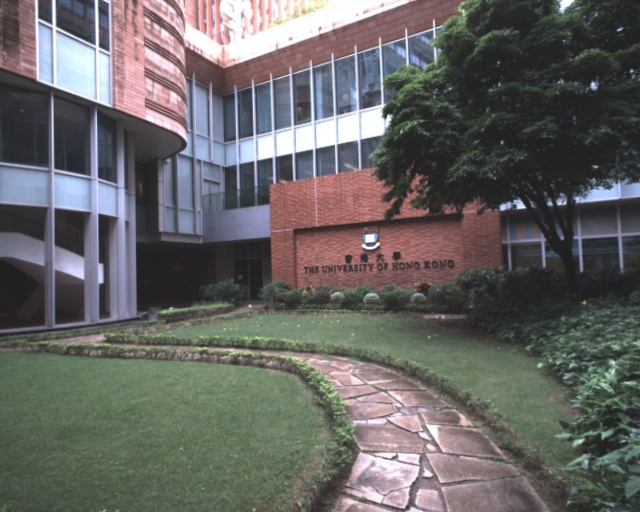
#> input picture data/img.jpg, 640 x 512 px
$ python bsp_tree.py
#> lines starting #> are read from the running program, lines starting #| are printed output that depends on the picture
import cv2
import numpy as np
import math
import os

# [14 lines left out: function intersection, not called in this run]

def is_left(p, l1, l2):
    """Determine if point p is strictly on the 'left' side of line l1->l2."""
    return (l2[0] - l1[0]) * (p[1] - l1[1]) - (l2[1] - l1[1]) * (p[0] - l1[0]) >= 0

# [37 lines left out: function split_polygon, not called in this run]

class BSPTreeNode:
    # [5 lines left out: function __init__, not called in this run]

class BSPTree:
    # [166 lines left out: functions __init__, _build, _should_split, _split_shape, draw, not called in this run]

def test_bsp_workflow():
    normal_path = "data/visual_normal.png"
    depth_path = "data/visual_depth.png"

    color_path = "data/img.jpg"
    if not os.path.exists(color_path):
        color_path = "data/frame.0000.color.jpg"

    if not os.path.exists(normal_path) or not os.path.exists(depth_path) or not os.path.exists(color_path):
        print("Missing required ground truth data logs inside your data folder.")
        return

    print("Executing BSP Tree geometric pipeline mapping...")
    color_img_bgr = cv2.imread(color_path, cv2.IMREAD_COLOR)
#> color_img_bgr is the input picture: shape (512, 640, 3); mean B, G, R 99.1, 101, 102

    # Load Normals
    normal_bgr = cv2.imread(normal_path, cv2.IMREAD_COLOR)
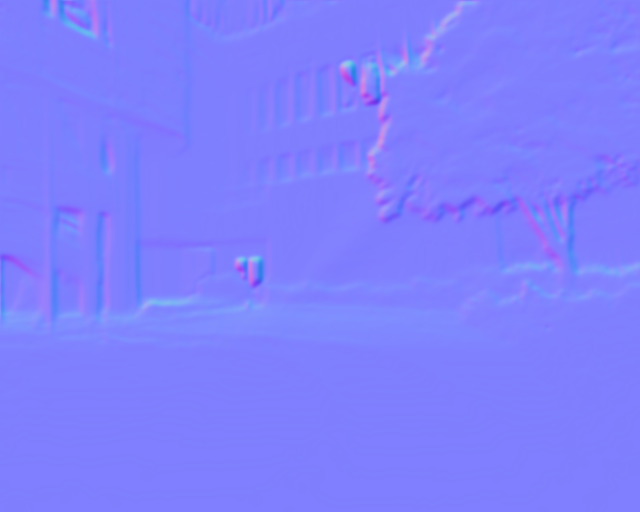
#> input picture data/visual_normal.png, 640 x 512 px
#> normal_bgr is the input picture: shape (512, 640, 3); mean B, G, R 253.9, 127.9, 127.1
    rgb = cv2.cvtColor(normal_bgr, cv2.COLOR_BGR2RGB)
    normals_raw_vectors = (rgb.astype(np.float32) / 255.0) * 2.0 - 1.0
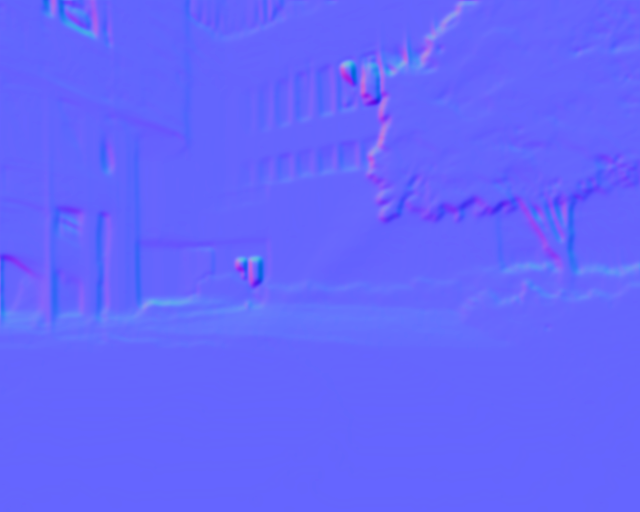
#> normals_raw_vectors: shape (512, 640, 3) float32; mean R, G, B -0.00278, 0.00348, 0.989; drawn with min black and max white

    # Process Depth
    depth_raw = cv2.imread(depth_path, cv2.IMREAD_UNCHANGED)
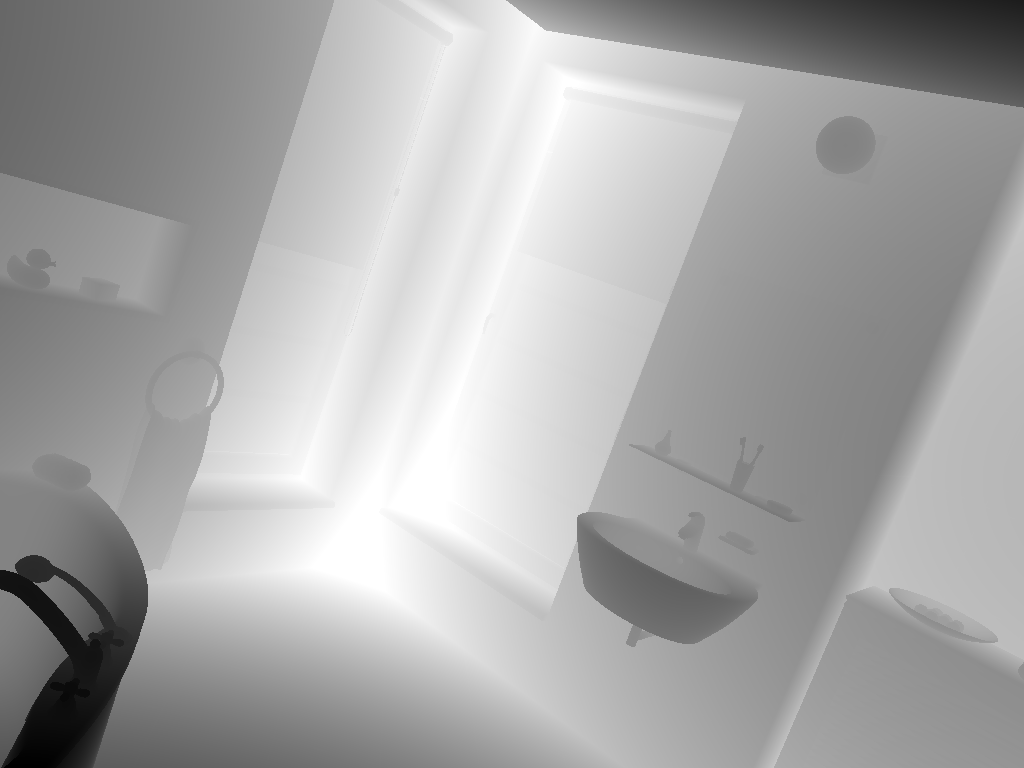
#> input picture data/visual_depth.png, 1024 x 768 px
#> depth_raw is the input picture: shape (768, 1024); min 0, max 255, mean 168.1
    depth_float = depth_raw.astype(np.float32)

    if len(depth_raw.shape) == 2:
        if depth_raw.dtype == np.uint8:
            depth_8u = depth_raw
        else:
            depth_8u = (depth_float / (np.max(depth_float) + 1e-8) * 255.0).astype(np.uint8)
    else:
        depth_8u = cv2.cvtColor(depth_raw, cv2.COLOR_BGR2GRAY)

    depth_edges_mask = cv2.Canny(depth_8u, threshold1=15, threshold2=50)
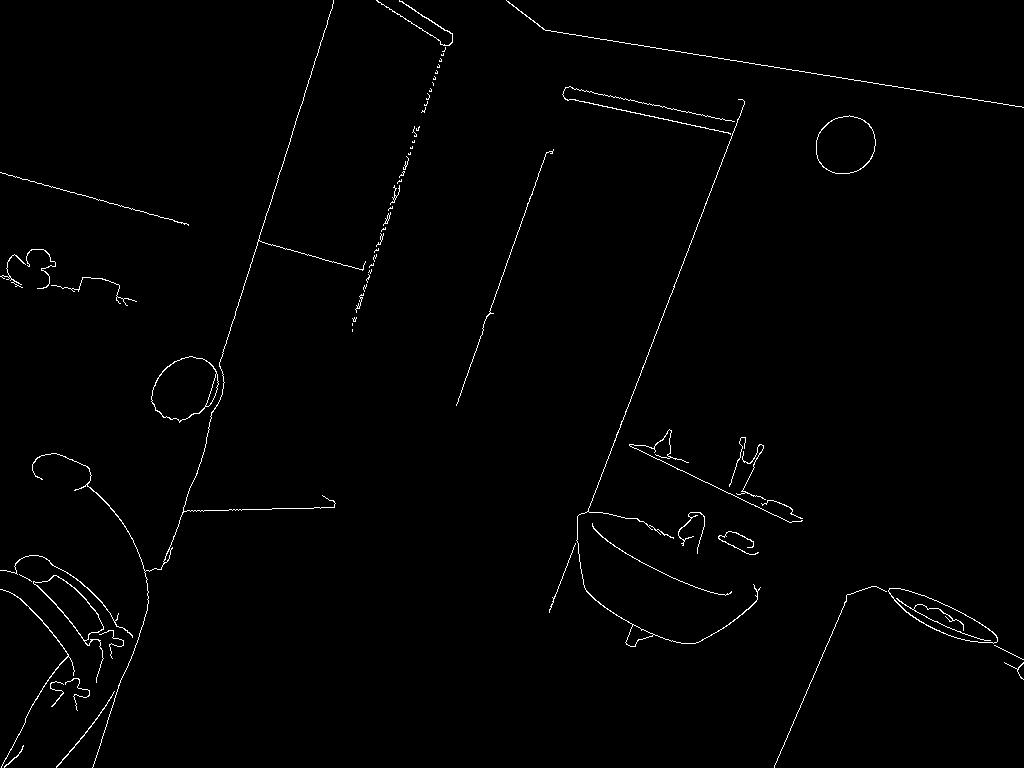
#> depth_edges_mask: shape (768, 1024); 1% white in thin lines or dots

    color_gray = cv2.cvtColor(color_img_bgr, cv2.COLOR_BGR2GRAY)
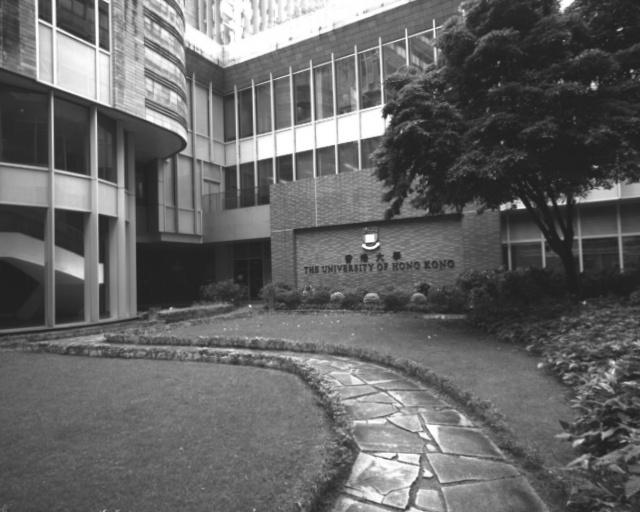
#> color_gray: shape (512, 640); min 28, max 255, mean 101.1
    rgb_edges_mask = cv2.Canny(color_gray, threshold1=30, threshold2=90)
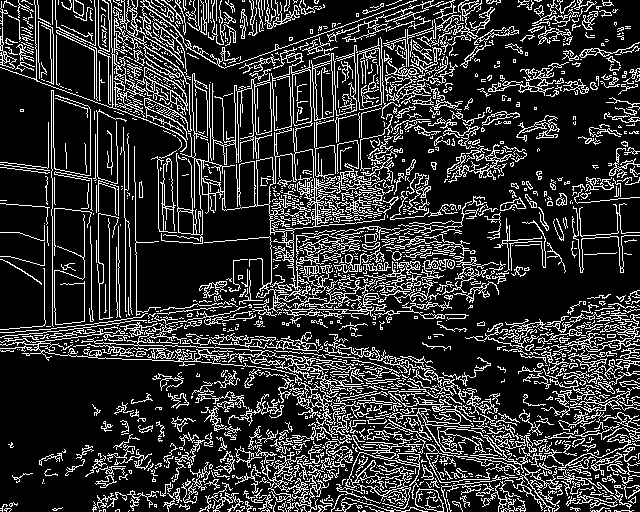
#> rgb_edges_mask: shape (512, 640); 19.7% white in thin lines or dots

#> (the run stopped early here; a loop or call above may not have finished)
